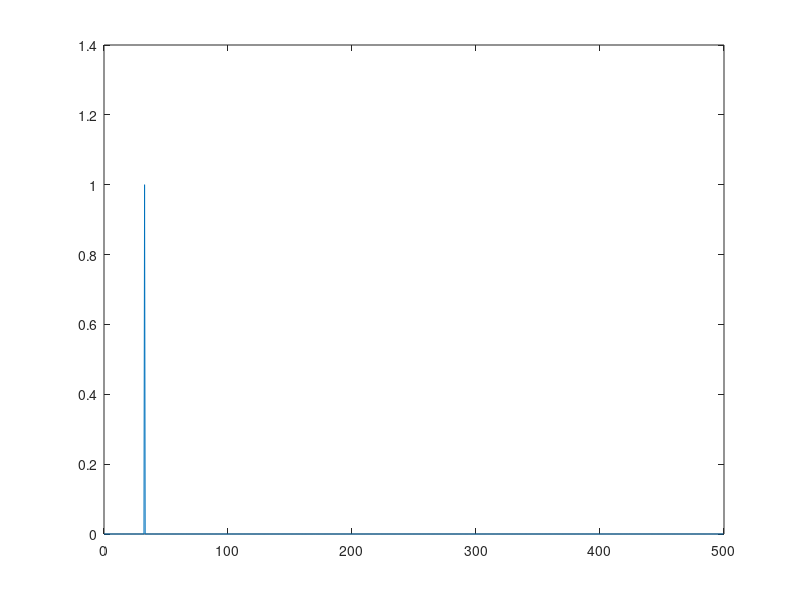

Here is the MATLAB script that generated this plot:
clc; clear; close all;
A = 1;
N=2048;
bits = 11;
k=67;
fs = 1000;
fin=fs*k/N;
LSB=2/(2^(bits-1));
n=0:N-1;
x=A*cos(2*pi*fin/fs*n);
x=round(x/LSB)*LSB;
s=abs(fft(x));
s=s(1:end/2)/N*2;%this normalise will give the correct amplitude
sigbin=1+k;%1+cylce
noise=[s(1:sigbin-1),s(sigbin+1:end)];
snr=10*log10(s(sigbin)^2 / sum(noise.^2));
display(snr);
f=[0:N/2-1]/N*fs;
figure;
plot(f,s);
